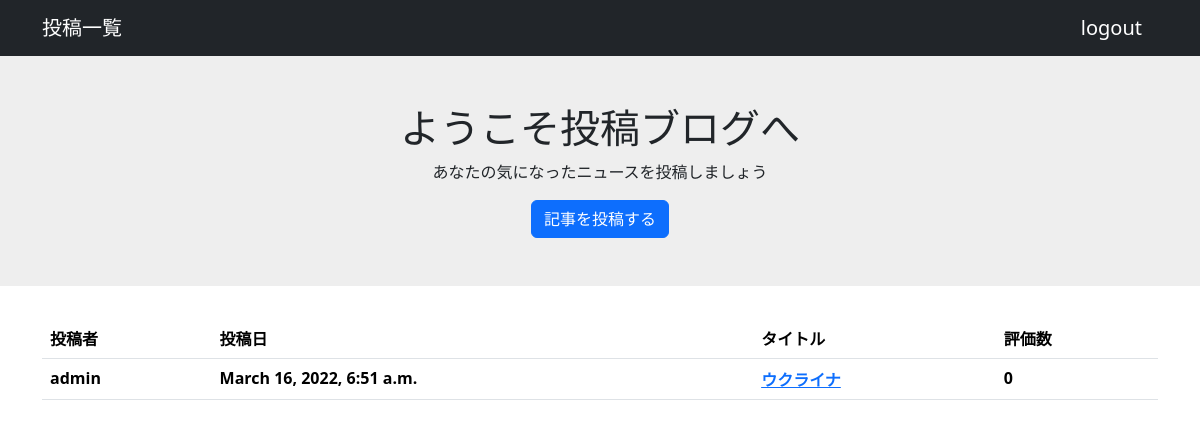
Page / (signed in) on the earlier database version.
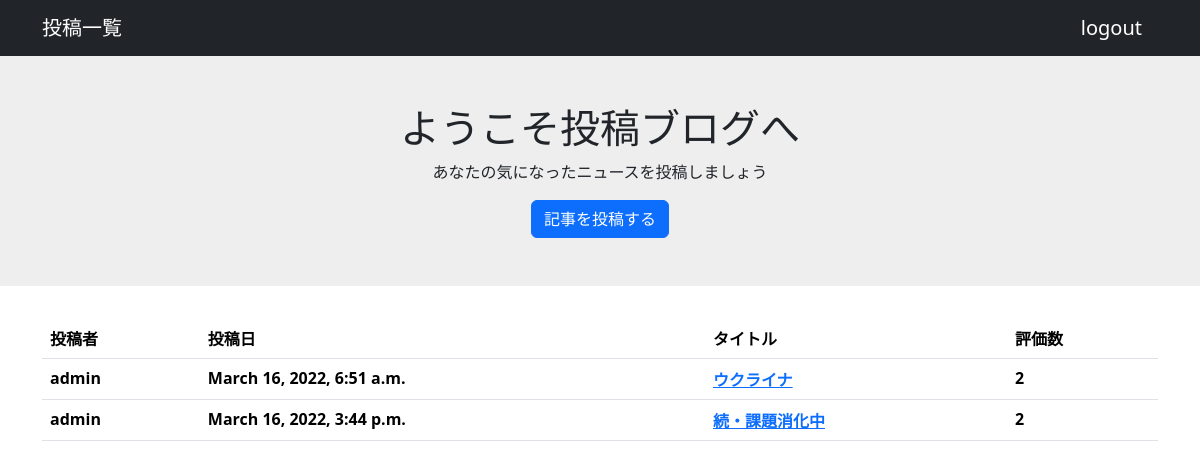
Same page on the later database version.
### postingapp/models.py (models this page shows, shortened)
class PostingModel(models.Model):
    title = models.CharField(max_length=100)
    content = models.TextField()
    author = models.ForeignKey(User, on_delete=models.CASCADE)
    images = models.ImageField(upload_to='')
    useful_review = models.IntegerField(null=True, blank=True, default=0)
    useful_review_record = models.TextField()
    evaluation = models.CharField(max_length=10, choices=EVALUATION_CHOICES)
    created_at = models.DateTimeField("投稿日", auto_now_add=True)
    updated_at = models.DateTimeField("更新日", auto_now=True)

### postingapp/views.py (the view)
# urls.py: path('',top,name='top'),
@login_required
def top(request):
    object_list=PostingModel.objects.all()
    return render(request,'top.html',{'object_list':object_list})

### templates/top.html
{% extends 'base.html' %}
{% block content %}
<div class="welcome">
    <h1 class="title">ようこそ投稿ブログへ</h1>
    <p class="subtitle">あなたの気になったニュースを投稿しましょう</p>
    <a class="btn btn-primary" href="{% url 'create' %}">記事を投稿する</a>
</div>
<div class="container">
<table class="table">
    <thead>
        <th>投稿者</th>
        <th>投稿日</th>
        <th>タイトル</th>
        <th>評価数</th>
    </thead>
    <tbody>
    {% for item in object_list %}
        <tr>
            <th>{{ item.author }}</th>
            <th>{{ item.created_at }}</th>
            <th><a href="{% url 'detail' item.pk %}">{{ item.title }}</a></th>
            <th>{{ item.useful_review }}</th>
        </tr>
    {% endfor %}
    </tbody>
</table>
</div>
{% endblock content %}

Differences in the rows shown:
changed PostingModel "March 16, 2022, 6:51 a.m.": useful_review "0" → "2"
added PostingModel: author "admin", created_at "March 16, 2022, 3:44 p.m.", title "続・課題消化中", useful_review "2"
